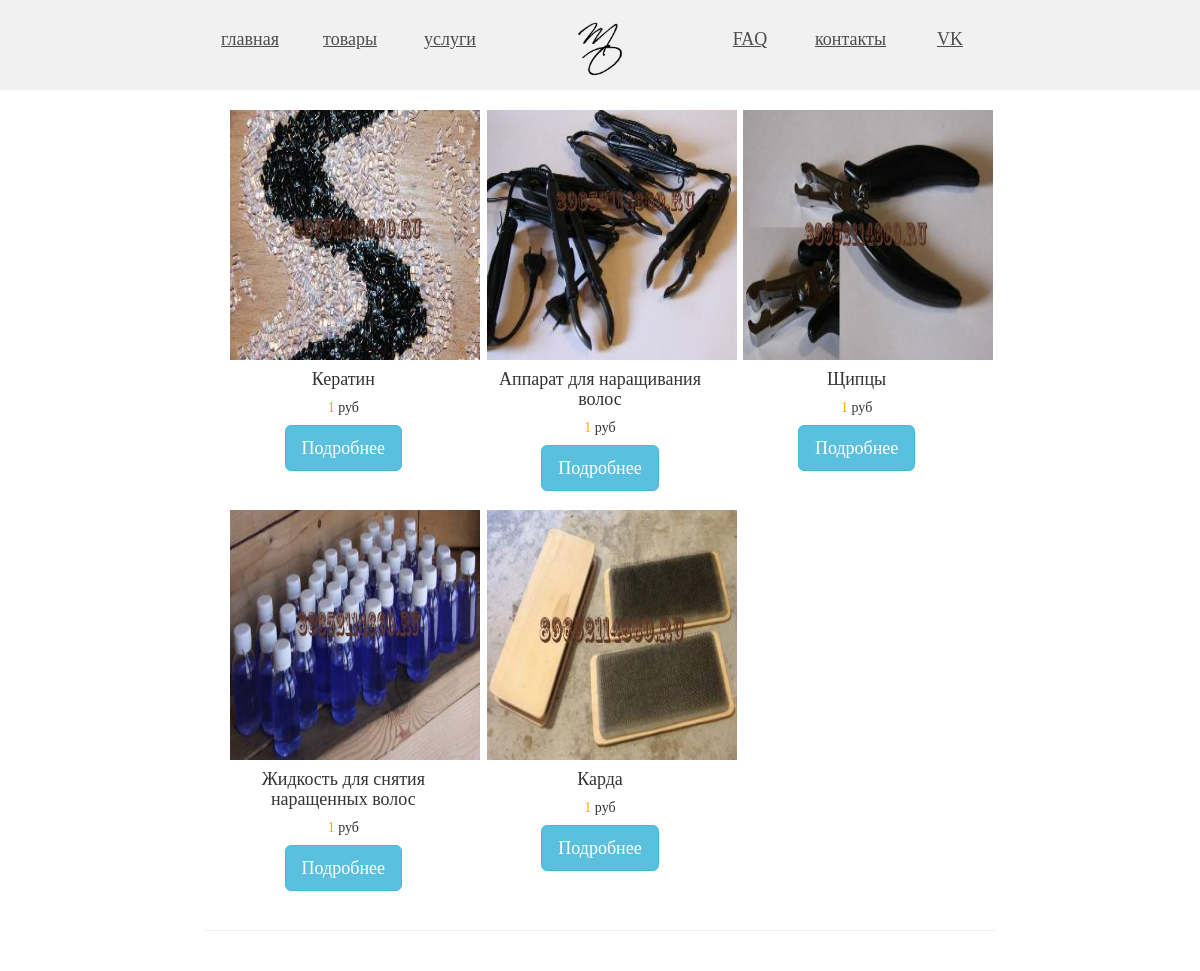
The app's page /ware/, older data.
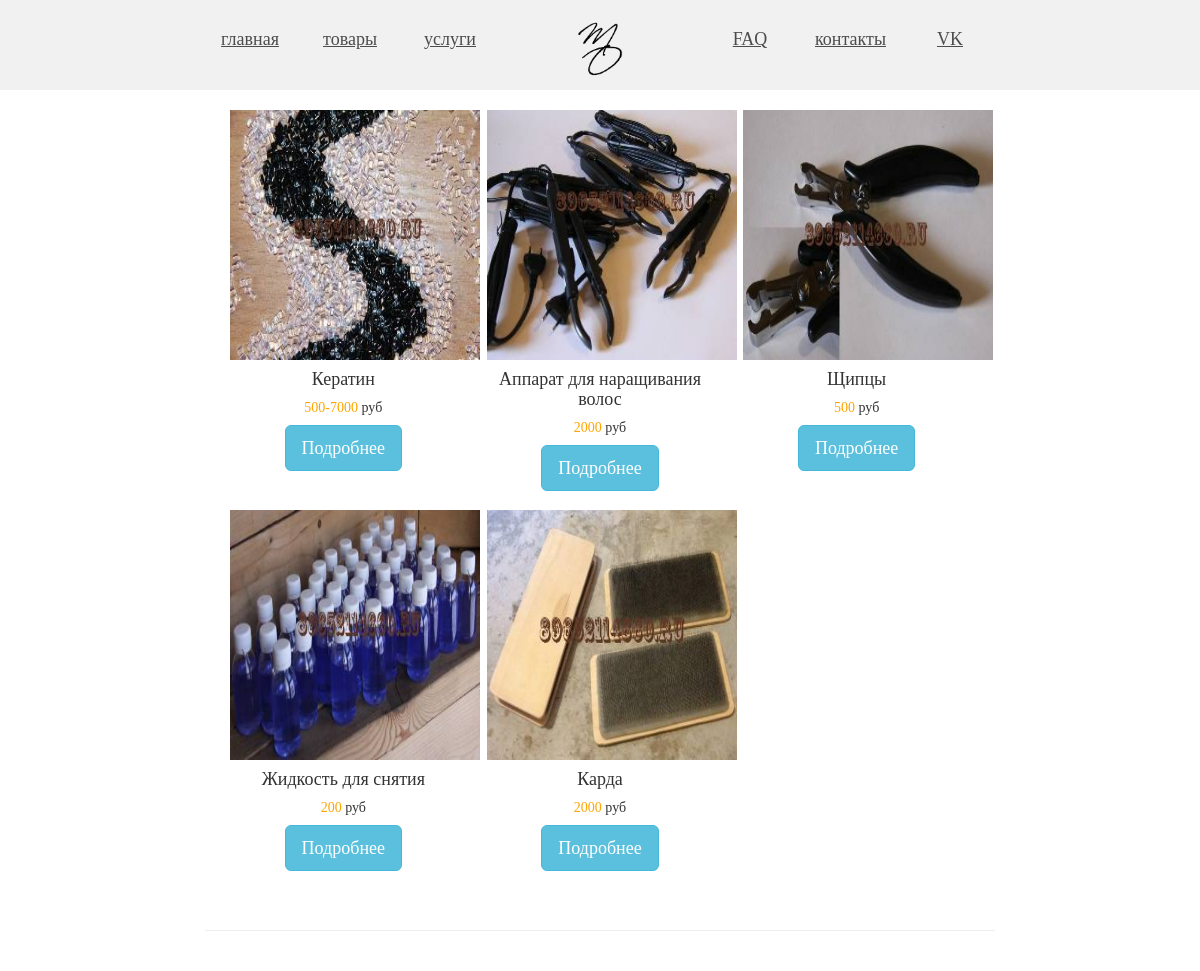
The same page, newer data.
### webapp/models.py (models this page shows, shortened)
class WarePost(models.Model):
    title = models.CharField(max_length=150)
    head = models.CharField(max_length=150)
    price = models.CharField(max_length=150)
    img = models.ImageField()
    info = models.TextField()
    date = models.DateField()

### webapp/templates/webapp/ware.html (shortened to what this page needs)
{% extends "webapp/header.html" %}
{% block content %}
{% load staticfiles %}
	<div class="row">
		<div class="col-md-8 col-md-offset-2" >
			{% for post in object_list %}
				<div class="col-xs-4" style="width:500; height: 400px">
					<img src="{% static 'webapp/images/ware/' %}{{post.img}}" class="responsive-img" style='height:250px;width:250px;' alt="face">
					<h4>{{post.head}}</h4>
					<h5><font color="orange">{{post.price}}</font> руб</h5>
					<button type="button" class="btn btn-info btn-lg" data-toggle="modal" data-target="#myModal{{post.title}}">Подробнее</button>
				</div>
			{% endfor %}
		</div>
	</div>
{% endblock %}

### webapp/templates/webapp/header.html (shortened to what this page needs)
<!DOCTYPE html>
<html lang="en">
{% load staticfiles %}
<head>
	{% load staticfiles %}
	<link rel="stylesheet" href="{% static 'webapp/css/bootstrap.css' %}" type = "text/css"/>
</head>
<body class="body" style="background-color:#fff">
	<div class="container-fluid text-center parent">
		<div class="row" style="background-color:#f1f1f1" center>
			<div class="col-md-1"><h4 align="center"><a href="/" style="color:#4c4c4c"><u><br>главная</u></a></h4></div>
			<div class="col-md-1"><h4 align="center"><a href="/ware/" style="color:#4c4c4c"><u><br>товары</u></a></h4></div>
			<div class="col-md-1"><h4 align="center"><a href="/services/" style="color:#4c4c4c"><u><br>услуги</u></a></h4></div>
			<div class="col-md-2"><h3 align="center"><img src="{% static 'webapp/images/logo.png' %}" class="responsive-img" style='height:60px;width:50px;'></h3></div>
			<div class="col-md-1"><h4 align="center"><a href="/faq/" style="color:#4c4c4c"><u><br>FAQ</u></a></h4></div>
			<div class="col-md-1"><h4 align="center"><a href="/contacts/" style="color:#4c4c4c"><u><br>контакты</u></a></h4></div>
			<div class="col-md-1"><h4 align="center"><a href="https://vk.com" style="color:#4c4c4c"><u><br>VK</u></a></h4></div>
			<br><br><br>
		</div>
		<br>
	   {% block content %}
	   {% endblock %}
	</div>
	<footer>
		<div class="row">
			<div class="col-md-2"></div>
			<div class="col-md-8"><hr><br></div>
			<div class="col-md-2"></div>
		</div>
	</footer>
</body>
</html>

Row changes from the older to the newer data that the page shows:
changed WarePost "Кератин": price "1" → "500-7000"
changed WarePost "Аппарат для наращивания волос": price "1" → "2000"
changed WarePost "Щипцы": price "1" → "500"
changed WarePost: head "Жидкость для снятия наращенных волос" → "Жидкость для снятия"; price "1" → "200"
changed WarePost "Карда": price "1" → "2000"
